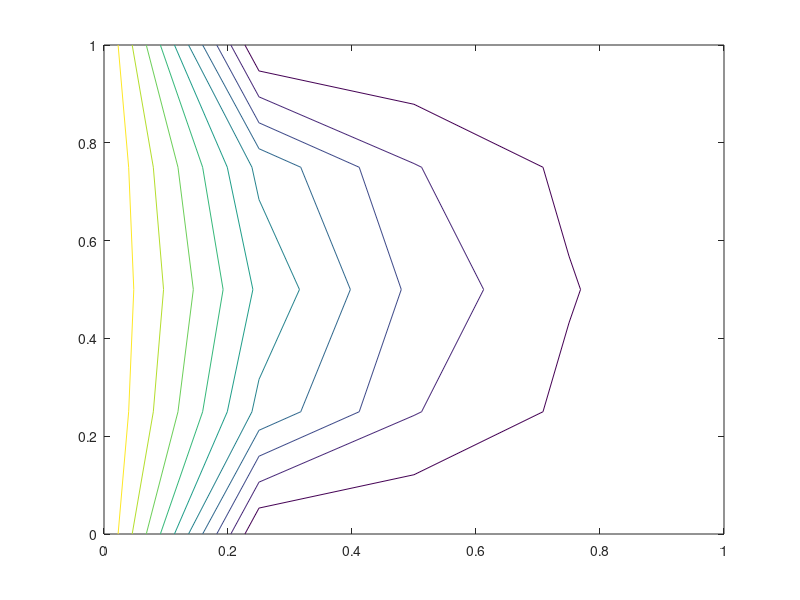

Source code (MATLAB):
%% Diffusion2D_Iterative
% ------------------------------------------------------------------------------
% This is an iterative finite-difference solver for 2-dimensional, Laplacian 
% heat diffusion in cartesian coordinates using Dirichlet boundary conditions
% ∇⋅∇ T = 0
% ------------------------------------------------------------------------------
clear all; close all; clc;

%% Computational Parameters
% ------------------------------------------------------------------------------

% Define physical domain
h = 1.0;
w = 1.0;

% Define mesh size
fprintf('Maximum number of points in x-direction') % separate print and input
                                                   % b/c vscode extension
i_max = input('');
fprintf('Maximum number of points in y-direction')
j_max = input('');

% Define temperature at boundry
T_boundry = 100.0;

% Define iteration parameters
residual = 1.0E5;
epsilon = 1.0E-9;

% Define relaxation factor (pseudo-timestepping)
Deltatau = 1.8;

% Calculate step sizes
Deltax = w/(i_max-1);
Deltay = h/(j_max-1);

% Define x and y values
for i = 1:i_max
    for j = 1:j_max
        x(i,j) = Deltax*(i-1);
        y(i,j) = Deltay*(j-1);
        % k = pmap(i,j,i_max); % Alternative to reshape (below)
        % T_plot(i,j) = T(k,1);
    end
end

%% Script
% ------------------------------------------------------------------------------

% Discretize and convert to a linear system A*T = b

% Init
T = zeros(i_max,j_max);
% Apply BCs
T(1,:) = T_boundry;

% Define Coefficient Matrix
iter = 1;
T_old = T;
tstart = tic; % Measure computation time
while (residual > epsilon)  
    for i = 2:i_max-1
        for j = 2:j_max-1
            % T(i,j) = ((T(i+1,j)+T(i-1,j))/Deltax^2 + (T(i,j+1)+T(i,j-1))/Deltay^2)/(2.0/Deltax^2 + 2.0/Deltay^2); % Unrelaxed Gauss-Seidal
            % T(i,j) = T(i,j) + ( (T(i+1,j)-2*T(i,j)+T(i-1,j))/Deltax^2 + (T(i,j+1)-2*T(i,j)+T(i,j-1))/Deltay^2 ) / (2.0/Deltax^2 + 2.0/Deltay^2); % Relaxation form w/ same performance (no over-relaxation factor)
            % overrelaxation: Δτ > 1.0   --Increases rate of convergence, too large will diverge
            T(i,j) = T(i,j) + Deltatau*( (T(i+1,j)-2*T(i,j)+T(i-1,j))/Deltax^2 + (T(i,j+1)-2*T(i,j)+T(i,j-1))/Deltay^2 ) / (2.0/Deltax^2 + 2.0/Deltay^2);
        end
    end
    iter = iter + 1;
    residual = norm(T-T_old);
    fprintf(1,'iter = %i, residual = %g\n',iter,log10(residual))
    T_old = T;
    % draw pseudo-time evolution live
    % contour(x,y,T);
    % drawnow;
end
toc(tstart);

%% Output Results
% ------------------------------------------------------------------------------

% Produce isotherm level contour plot of data
contour(x,y,T)